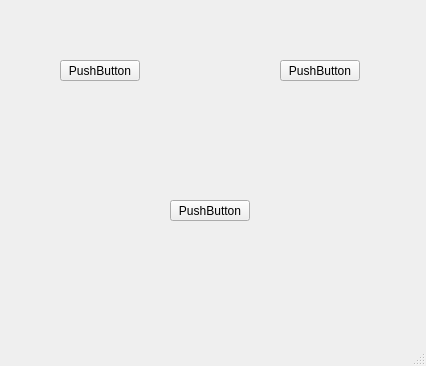
<?xml version="1.0" encoding="UTF-8"?>
<ui version="4.0">
 <class>howtoplay</class>
 <widget class="QMainWindow" name="howtoplay">
  <property name="geometry">
   <rect>
    <x>0</x>
    <y>0</y>
    <width>426</width>
    <height>366</height>
   </rect>
  </property>
  <property name="windowTitle">
   <string>MainWindow</string>
  </property>
  <widget class="QWidget" name="centralwidget">
   <widget class="QPushButton" name="pushButton">
    <property name="geometry">
     <rect>
      <x>60</x>
      <y>60</y>
      <width>80</width>
      <height>21</height>
     </rect>
    </property>
    <property name="text">
     <string>PushButton</string>
    </property>
   </widget>
   <widget class="QPushButton" name="pushButton_2">
    <property name="geometry">
     <rect>
      <x>-130</x>
      <y>170</y>
      <width>80</width>
      <height>21</height>
     </rect>
    </property>
    <property name="text">
     <string>PushButton</string>
    </property>
   </widget>
   <widget class="QPushButton" name="pushButton_3">
    <property name="geometry">
     <rect>
      <x>280</x>
      <y>60</y>
      <width>80</width>
      <height>21</height>
     </rect>
    </property>
    <property name="text">
     <string>PushButton</string>
    </property>
   </widget>
   <widget class="QPushButton" name="pushButton_4">
    <property name="geometry">
     <rect>
      <x>170</x>
      <y>200</y>
      <width>80</width>
      <height>21</height>
     </rect>
    </property>
    <property name="text">
     <string>PushButton</string>
    </property>
   </widget>
  </widget>
  <widget class="QMenuBar" name="menubar">
   <property name="geometry">
    <rect>
     <x>0</x>
     <y>0</y>
     <width>426</width>
     <height>20</height>
    </rect>
   </property>
  </widget>
  <widget class="QStatusBar" name="statusbar"/>
 </widget>
 <resources/>
 <connections/>
</ui>
